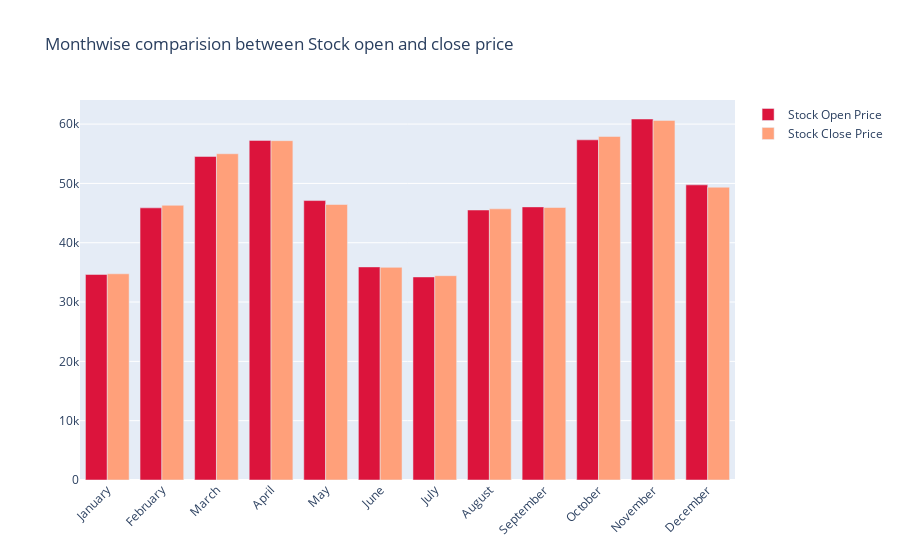

The notebook cell this image was saved under:
### Code cell
fig = go.Figure()

fig.add_trace(go.Bar(
    x=monthvise.index,
    y=monthvise['Open'],
    name='Stock Open Price',
    marker_color='crimson'
))
fig.add_trace(go.Bar(
    x=monthvise.index,
    y=monthvise['Close'],
    name='Stock Close Price',
    marker_color='lightsalmon'
))

fig.update_layout(barmode='group', xaxis_tickangle=-45,
                  title='Monthwise comparision between Stock open and close price')
fig.show()

### Figure 1 — Plotly figure (JSON) as saved in the notebook; plotly's stock layout.template omitted (floating-point values rounded to 4 significant figures)
{"data": [{"marker": {"color": "crimson"}, "name": "Stock Open Price", "type": "bar", "x": ["January", "February", "March", "April", "May", "June", "July", "August", "September", "October", "November", "December"], "y": [34650.0, 45870.0, 54540.0, 57250.0, 47110.0, 35920.0, 34230.0, 45520.0, 46040.0, 57340.0, 60860.0, 49750.0]}, {"marker": {"color": "lightsalmon"}, "name": "Stock Close Price", "type": "bar", "x": ["January", "February", "March", "April", "May", "June", "July", "August", "September", "October", "November", "December"], "y": [34760.0, 46310.0, 55000.0, 57210.0, 46440.0, 35850.0, 34440.0, 45710.0, 45940.0, 57910.0, 60620.0, 49360.0]}], "layout": {"barmode": "group", "title": {"text": "Monthwise comparision between Stock open and close price"}, "xaxis": {"tickangle": -45}}}
